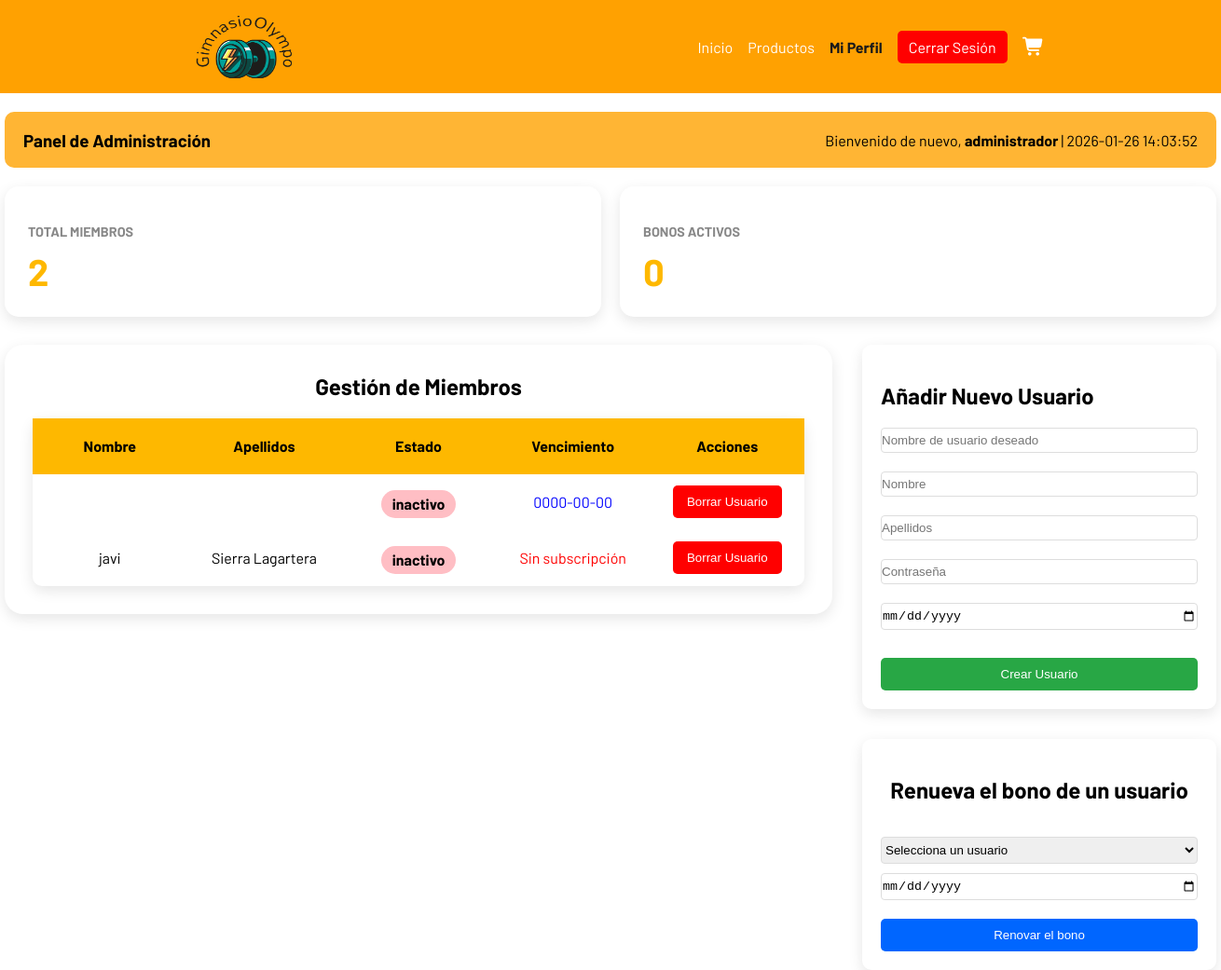
Page /GimnasioOlympo/pages/panelAdmin.php (signed in) on the earlier database version.
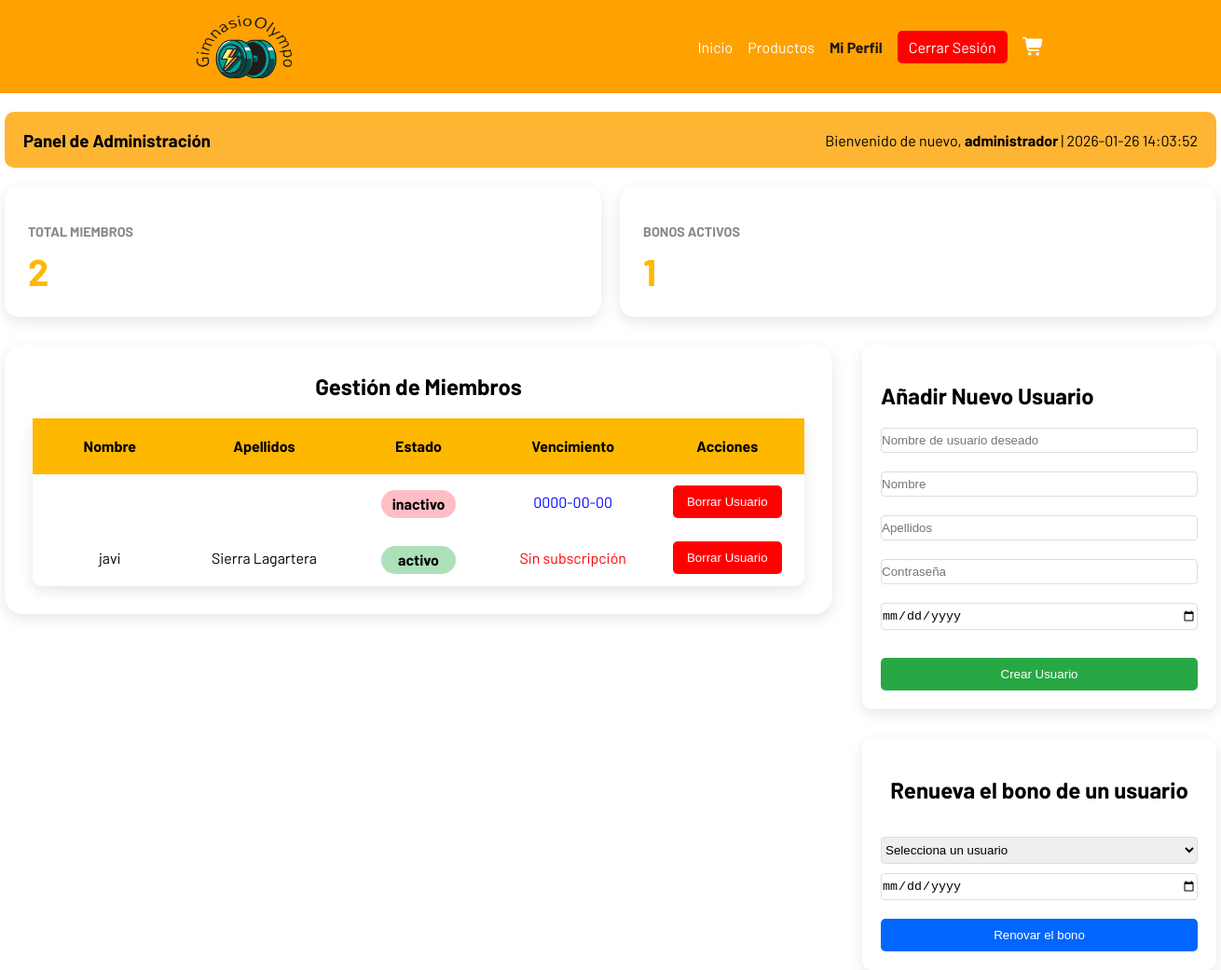
Same page on the later database version.
### tables this page shows
CREATE TABLE `users` (
  `id` int(11) NOT NULL,
  `user` varchar(20) NOT NULL,
  `password` varchar(255) NOT NULL,
  `role` varchar(10) NOT NULL DEFAULT 'user',
  `expiration_date` date DEFAULT NULL,
  `profile_picture` varchar(100) DEFAULT NULL,
  `name` varchar(30) NOT NULL,
  `last_name` varchar(50) NOT NULL,
  `estado` tinyint(1) NOT NULL DEFAULT 0
);

### GimnasioOlympo/pages/panelAdmin.php (the view, shortened to what this page needs)
<?php
include('./../db/db.php');
?>
<!DOCTYPE html>
<html lang="en">
<head>
    <link rel="stylesheet" href="./../css/style.css">
    <link rel="stylesheet" href="./../css/admin.css">
</head>
<body>
    <?php
    include('./../includes/header.php');
    ?>
    <main class="admin__container">
        <section>
            <article class='admin__info'>
                <h1>Panel de Administración</h1>
                <p>Bienvenido de nuevo, <span class="profile__user">administrador</span> | <?php echo $_COOKIE['lastConnection']; ?></p>
            </article>
            <section class="stats">
                <article class="stat">
                    <h3 class="stat__title">Total Miembros</h3>
                    <articl class="numero">
                        <?php
                        $stmt = $db->prepare('select count(*) as total from users where role = "user"');
                        $stmt->execute();
                        $result = $stmt->fetch();
                        echo $result['total'];
                        ?>
                    </articl>
                </article>
                <article class="stat">
                    <h3 class="stat__title">Bonos Activos</h3>
                    <article class="numero">
                        <?php
                        $stmt = $db->prepare('select count(*) as total from users where estado = 1 and role = "user"');
                        $stmt->execute();
                        $result = $stmt->fetch();
                        echo $result['total'];
                        ?>
                    </article>
                </article>
            </section>
            <div class="admin__panel">
                <div class="admin__overtable">
                    <h2>Gestión de Miembros</h2>
                    <table class="admin__table">
                        <thead class="table__head">
                            <tr>
                                <th>Nombre</th>
                                <th>Apellidos</th>
                                <th>Estado</th>
                                <th>Vencimiento</th>
                                <th>Acciones</th>
                            </tr>
                        </thead>
                        <tbody>
                            <?php
                            $stmt = $db->prepare('select * from users where role = "user"');
                            $stmt->execute();
                            $result = $stmt->fetchAll();
                            foreach ($result as $user) {
                                $user['estado'] ? $estado = 'activo' : $estado = 'inactivo';
                                $user['expiration_date'] ? $expiration__class = 'date' : $expiration__class = 'no__date';
                                echo "<tr>";
                                echo "<td style=''>" . $user['name'] . "</td>";
                                echo "<td style=''>" . $user['last_name'] . "</td>";
                                echo "<td style='display:flex; height:100%; justify-content:center; align-items:center;'><div class='" . $estado . "'>" . $estado . "</div></td>";
                                echo "<td class='" . $expiration__class . "'>" . ($user['expiration_date'] ? $user['expiration_date'] : 'Sin subscripción') . "</td>";
                                echo "<td><form action='./../utils/deleteUser.php?user=" . $user['user'] . "' method='POST'><button class='delete__button'>Borrar Usuario</button></form></td>";
                                echo "</tr>";
                            }
                            ?>
                        </tbody>
                    </table>
                </div>
                <aside class="admin__aside">
                    <section id="addUserCapa" class="aside__adduser">
                        <form action="./../utils/addUser.php" method="POST" class="add__form">
                            <h2>Añadir Nuevo Usuario</h2>
                            <input class="form__input" type="text" name="user" required placeholder="Nombre de usuario deseado">
                            <input class="form__input" type="text" name="name" required placeholder="Nombre">
                            <input class="form__input" type="text" name="last_name" required placeholder="Apellidos">
                            <input class="form__input" type="password" id="password" name="password" required placeholder="Contraseña">
                            <input class="form__input" type="date" name="expiration_date" required placeholder="Fecha de expiración">
                            <button type="submit" class="admin__button admin__button--add">Crear Usuario</button>
                        </form>
                    </section>
                    <section class="aside__adduser">
                        <h2>Renueva el bono de un usuario</h2>
                        <form action="./../utils/renovateUser.php" method="POST" style="width:100%;">
                            <select name="select" class="form__select">
                                <option selected disabled>Selecciona un usuario</option>
                            </select>
                            <input type="date" name="date" class="form__select">
                            <input class="admin__button admin__button--renovate" type="submit" value="Renovar el bono">
                        </form>
                    </section>
                </aside>
            </div>
        </section>
    </main>
</body>
</html>

### GimnasioOlympo/includes/header.php (shortened to what this page needs)
<header class="header">
    <main class="header__container">
        <img src="/GimnasioOlympo/GimnasioOlympo/assets/images/logo.png" alt="" class="logo">
        <nav class="nav">
            <ul class="nav__list">
                <li class="list__item"><a class="list__link
                <?php
                if (str_ends_with($_SERVER['PHP_SELF'], 'index.php')) echo "active"
                ?>
                " href="/GimnasioOlympo/GimnasioOlympo/index.php">Inicio</a></li>
                <li class="list__item"><a class="list__link
                <?php
                if (str_ends_with($_SERVER['PHP_SELF'], 'products.php')) echo "active";
                ?>
                " href="/GimnasioOlympo/GimnasioOlympo/pages/products.php">Productos</a></li>
                <li class="list__item"><a class="list__link
                <?php
                $_SESSION['role'] == 'admin' ? $route = "/GimnasioOlympo/GimnasioOlympo/pages/panelAdmin.php" : $route = "/GimnasioOlympo/GimnasioOlympo/pages/profile.php";
                if (str_ends_with($_SERVER['PHP_SELF'], 'panelAdmin.php') || str_ends_with($_SERVER['PHP_SELF'], 'profile.php')) echo "active";
                ?>
                " href="<?php echo $route; ?>">Mi Perfil</a></li>
                <a href="/GimnasioOlympo/GimnasioOlympo/pages/logout.php" class="btn__logout">Cerrar Sesión</a>
                <li class="list__item list__item--cart"><img src="/GimnasioOlympo/GimnasioOlympo/assets/images/cart1.svg" class="cart__img">
                </li>
            </ul>
        </nav>
    </main>
</header>

### GimnasioOlympo/css/style.css (style rules this page uses)
* { box-sizing: border-box; }
:root { --color-primary: #feb800; --color-primary-dark: #ffa101; --color-bg: #f4f4f4; --color-text: #1a1a1a; --color-white: #ffffff; --active: ; }
body { margin: 0; font-family: Barlow, Arial, Helvetica, sans-serif; }
.header { background-color: var(--color-primary-dark); }
.header__container { max-width: 1300px; margin: 0 auto; display: flex; justify-content: space-around; align-items: center; position: relative; }
.logo { width: 150px; height: 100px; }
.nav__list { display: flex; gap: 1rem; align-items: center; }
.list__link { text-decoration: none; color: var(--color-white); }
.active { font-weight: bold; color: var(--color-text); }
.list__item { list-style-type: none; }
.list__item--cart { width: 24px; height: 24px; cursor: pointer; }
.btn__logout { text-decoration: none; background-color: red; color: var(--color-white); padding: 8px 12px; border-radius: 5px; transition: background-color 0.3s ease; }

### GimnasioOlympo/css/admin.css (style rules this page uses)
.admin__info { display: flex; justify-content: space-between; align-items: center; background-color: #ffa201cb; padding: 0 20px; border-radius: 10px; margin: 20px 0; }
.admin__container { width: 1300px; margin: 0 auto; }
.profile__user { font-weight: bold; }
.delete__button { background-color: #ff0000; color: white; border: none; padding: 10px 15px; border-radius: 5px; cursor: pointer; transition: all 0.3s ease; }
.admin__button { background-color: #ff6600; color: white; border: none; padding: 10px 15px; border-radius: 5px; cursor: pointer; margin-top: 10px; }
.admin__button--add { background-color: #28a745; width: 100%; }
.admin__button--renovate { background-color: rgb(0, 102, 255); width: 100%; }
.admin__panel { display: flex; align-items: start; gap: 2rem; }
.admin__overtable { box-shadow: 0 5px 15px rgba(0, 0, 0, 0.1); border-radius: 20px; display: flex; flex-direction: column; align-items: center; padding: 30px; width: 70%; }
.admin__overtable h2 { margin-top: 0; }
.stats { margin: 20px 0; display: grid; grid-template-columns: repeat(auto-fit, minmax(250px, 1fr)); gap: 20px; margin-bottom: 30px; }
.stat { background: white; padding: 25px; border-radius: 15px; box-shadow: 0 5px 15px rgba(0, 0, 0, 0.1); transition: transform 0.3s; }
.stat__title { color: #888; font-size: 0.9em; text-transform: uppercase; margin-bottom: 10px; }
.stat .numero { font-size: 2.5em; font-weight: bold; color: var(--color-primary); }
.admin__table { border-collapse: collapse; text-align: center; table-layout: fixed; width: 100%; border-radius: 10px; box-shadow: 0 5px 15px rgba(0, 0, 0, 0.1); }
.admin__table th, .admin__table td { padding: 12px; height: 60px; }
.admin__aside { width: 30%; display: flex; flex-direction: column; gap: 2rem; }
.table__head { background-color: var(--color-primary); }
.activo { display: flex; width: 80px; height: 30px; background-color: #ade0b9; border-radius: 50px; justify-content: center; align-items: center; font-weight: bold; margin-top: 5px; }
.inactivo { display: flex; width: 80px; height: 30px; background-color: #ffbec4; border-radius: 50px; justify-content: center; align-items: center; font-weight: bold; margin-top: 5px; }
.date { color: blue; }
.no__date { color: red; }
.aside__adduser { display: flex; padding-bottom: 40px; flex-direction: column; align-items: center; gap: 1rem; box-shadow: 0 5px 15px rgba(0, 0, 0, 0.1); padding: 20px; border-radius: 10px; }
.form__input { width: 100%; padding: 5px 0; border: 1px solid #ddd; border-radius: 4px; box-sizing: border-box; transition: border-color 0.3s; margin-bottom: 20px; }
.form__select { width: 100%; padding: 5px 0; border: 1px solid #ddd; border-radius: 4px; box-sizing: border-box; margin-bottom: 10px; }

Differences in the rows shown:
changed users "javi": estado "inactivo" → "activo"
Other differences:
$result['total']: "0" → "1"
